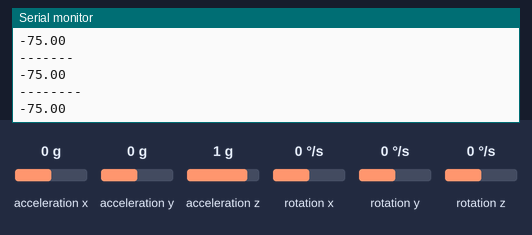
Recording of a sketch running on a simulated Arduino Uno, built with avr-gcc and run on an emulated ATmega328P. On the bench: the last lines printed to the serial monitor. Inputs (shaded band) come from the test bench; at power-on: rotation z 0 °/s, acceleration z 1 g, rotation x 0 °/s, rotation y 0 °/s, acceleration x 0 g, acceleration y 0 g.

Above: at 1.9 s.
2.0 s: rotation z set to -192 °/s
At 3.3 s:
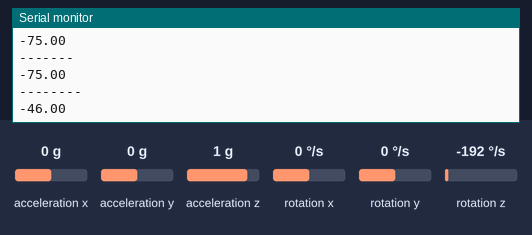
3.5 s: acceleration z set to 0 g
At 4.8 s:
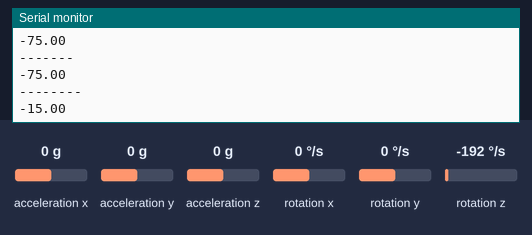
5.0 s: rotation x set to -100 °/s
At 6.3 s:
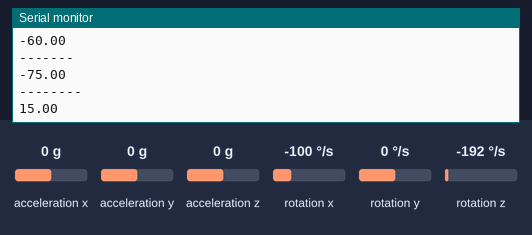
6.5 s: rotation y set to -192 °/s
At 8.4 s:
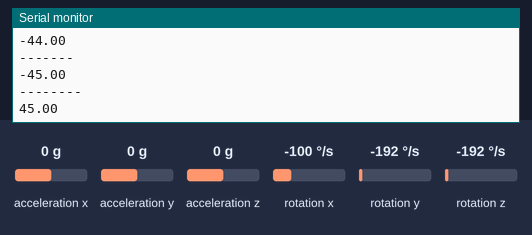
Timing chart, 0 to 9.0 s (numbered marks = the images above; inputs shaded):
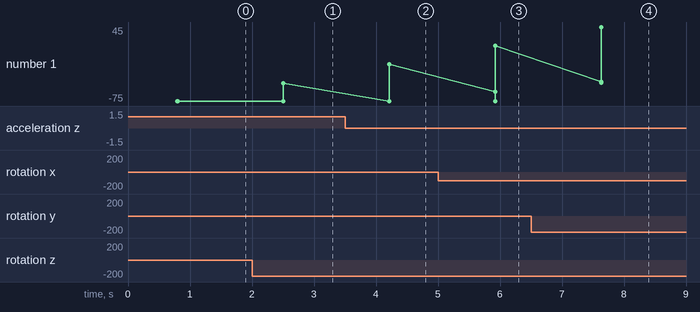

The sketch:

Kalman_Filter.ino
```cpp
/* Bu kod, bir MPU6050 IMU sensörünün yönünü (açılarını) tahmin etmek için bir Kalman filtresi uygulamasıdır.
MPU6050, ivmeyi ve dönüşü ölçen 6 eksenli bir cihazdır. Kod, önce MPU6050 ile I2C iletişimini başlatır ve seri iletişimi kurar.
Daha sonra, daha sonraki hesaplamalarda ham verilerden çıkarılan ivme ve dönüşün ofset değerlerini hesaplar.
Döngüde kod, MPU6050'den gelen ham verileri okur ve ivme verilerini açılara
dönüştürür. Açılar, ağırlıklı hareketli ortalama filtresi kullanılarak yumuşatılır
ve açıları daha fazla tahmin etmek için Kalman filtresi kullanılır.
Nihai tahmin edilen açılar daha sonra ileri işleme veya kontrol için kullanılır. */

#include "Wire.h"
#include "I2Cdev.h"
#include "MPU6050.h"

MPU6050 mpu;

int x_ort = 0;      // x ekseni toplamı
int y_ort = 0;      // y ekseni toplamı
int z_ort = 0;      // z ekseni toplamı
int x_dongu = 0;  // x ekseni ortalaması
int y_dongu = 0;  // y ekseni ortalaması
int z_dongu = 0;  // z ekseni ortalaması
int count = 0;            // örnek sayacı

unsigned long now, lastTime = 0;
float dt;                                   // Delta zamanı

int16_t ax, ay, az, gx, gy, gz;             // mpu veriler
float aax=0, aay=0,aaz=0, agx=0, agy=0, agz=0;    // Açılar için değişken
long axo = 0, ayo = 0, azo = 0;             //ivme offset
long gxo = 0, gyo = 0, gzo = 0;             //gyro ofset

float son_x, son_y, son_z;
float pi = 3.1415926;
float AcceRatio = 16384.0;                  //İvme aralık / ölçek
float GyroRatio = 131.0;

uint8_t n_sample = 8;                       // Örnek numarası sayac
float aaxs[8] = {0}, aays[8] = {0}, aazs[8] = {0};         //x, y ekseni örnekleme sırası
long aax_sum, aay_sum,aaz_sum;

float a_x[10]={0}, a_y[10]={0},a_z[10]={0} ,g_x[10]={0} ,g_y[10]={0},g_z[10]={0}; //    Hesaplama sırası
float Px=1, Rx, Kx, Sx, Vx, Qx;             // KalmanX
float Py=1, Ry, Ky, Sy, Vy, Qy;             // KalmanY
float Pz=1, Rz, Kz, Sz, Vz, Qz;             // KalmanZ

void setup()
{
    Wire.begin();
    Serial.begin(115200);

    mpu.initialize();                 // mpu start

    unsigned short times = 200;             // timer
    for(int i=0;i<times;i++)
    {
        mpu.getMotion6(&ax, &ay, &az, &gx, &gy, &gz); // eksen verilerini oku
        axo += ax; ayo += ay; azo += az;
        gxo += gx; gyo += gy; gzo += gz;

    }

    axo /= times; ayo /= times; azo /= times; // ofset hesaplamaya başla
    gxo /= times; gyo /= times; gzo /= times;
}

void loop()
{
    unsigned long now = millis();             // ms şimdiki zamandaki
    dt = (now - lastTime) / 1000.0;           // s ileri zamandakiler
    lastTime = now;                           // ms Son zamandaki

    mpu.getMotion6(&ax, &ay, &az, &gx, &gy, &gz);

    float accx = ax / AcceRatio;
    float accy = ay / AcceRatio;
    float accz = az / AcceRatio;

    aax = atan(accy / accz) * (-180) / pi;    //y ile z ekseni arasındaki açı
    aay = atan(accx / accz) * 180 / pi;       //x ile z ekseni arasındaki açı
    aaz = atan(accz / accy) * 180 / pi;       //z ile y ekseni arasındaki açı

    aax_sum = 0;                              // Algoritma
    aay_sum = 0;
    aaz_sum = 0;

    for(int i=1;i<n_sample;i++)
    {
        aaxs[i-1] = aaxs[i];
        aax_sum += aaxs[i] * i;
        aays[i-1] = aays[i];
        aay_sum += aays[i] * i;
        aazs[i-1] = aazs[i];
        aaz_sum += aazs[i] * i;

    }

    aaxs[n_sample-1] = aax;
    aax_sum += aax * n_sample;
    aax = (aax_sum / (11*n_sample/2.0)) * 9 / 7.0; //0-90 açı
    aays[n_sample-1] = aay;                        // v  katsayısı elde ediliyor
    aay_sum += aay * n_sample;
    aay = (aay_sum / (11*n_sample/2.0)) * 9 / 7.0;
    aazs[n_sample-1] = aaz;
    aaz_sum += aaz * n_sample;
    aaz = (aaz_sum / (11*n_sample/2.0)) * 9 / 7.0;

    float gyrox = - (gx-gxo) / GyroRatio * dt; //x hız
    float gyroy = - (gy-gyo) / GyroRatio * dt; //y hız
    float gyroz = - (gz-gzo) / GyroRatio * dt; //z hız
    agx += gyrox;
    agy += gyroy;
    agz += gyroz;

    /* kalman start */
    Sx = 0; Rx = 0;
    Sy = 0; Ry = 0;
    Sz = 0; Rz = 0;

    for(int i=1;i<10;i++) // Ortalamalarını al
    {
        a_x[i-1] = a_x[i];                      // ortalama hızlanma
        Sx += a_x[i];
        a_y[i-1] = a_y[i];
        Sy += a_y[i];
        a_z[i-1] = a_z[i];
        Sz += a_z[i];

    }

    a_x[9] = aax;
    Sx += aax;
    Sx /= 10;                                 // Ortalama x
    a_y[9] = aay;
    Sy += aay;
    Sy /= 10;                                 // Ortalama y
    a_z[9] = aaz;
    Sz += aaz;
    Sz /= 10;

    for(int i=0;i<10;i++)
    {
        Rx += sq(a_x[i] - Sx);
        Ry += sq(a_y[i] - Sy);
        Rz += sq(a_z[i] - Sz);

    }

    Rx = Rx / 9;
    Ry = Ry / 9;
    Rz = Rz / 9;

    Px = Px + 0.0025;
    Kx = Px / (Px + Rx);
    agx = agx + Kx * (aax - agx);
    Px = (1 - Kx) * Px;

    Py = Py + 0.0025;
    Ky = Py / (Py + Ry);
    agy = agy + Ky * (aay - agy);
    Py = (1 - Ky) * Py;

    Pz = Pz + 0.0025;
    Kz = Pz / (Pz + Rz);
    agz = agz + Kz * (aaz - agz);
    Pz = (1 - Kz) * Pz;


    /* kalman end */

  son_x = map(agx, -1800 , 1800, -240, 90);
  son_y = map(agy, -1800, 1800, -240, 90);
  son_z = map(agz, -1800 , 1800, -240, 90);


  Serial.println(son_x);Serial.println("-------");
  Serial.println(son_y);Serial.println("--------");
  Serial.println(son_z);Serial.println();

  delay(1700);

}
```

Measured:
- after the input at 2.0 s, the serial monitor: prints a new line after 0.51 s (image 1)
- after the input at 3.5 s, the serial monitor: prints a new line after 0.72 s (image 2)
- after the input at 5.0 s, the serial monitor: prints a new line after 0.92 s (image 3)
- after the input at 6.5 s, the serial monitor: prints a new line after 1.1 s (image 4)
- plotted number 1: -75 → -46 after the input at 2.0 s, -46 → -15 after the input at 3.5 s
